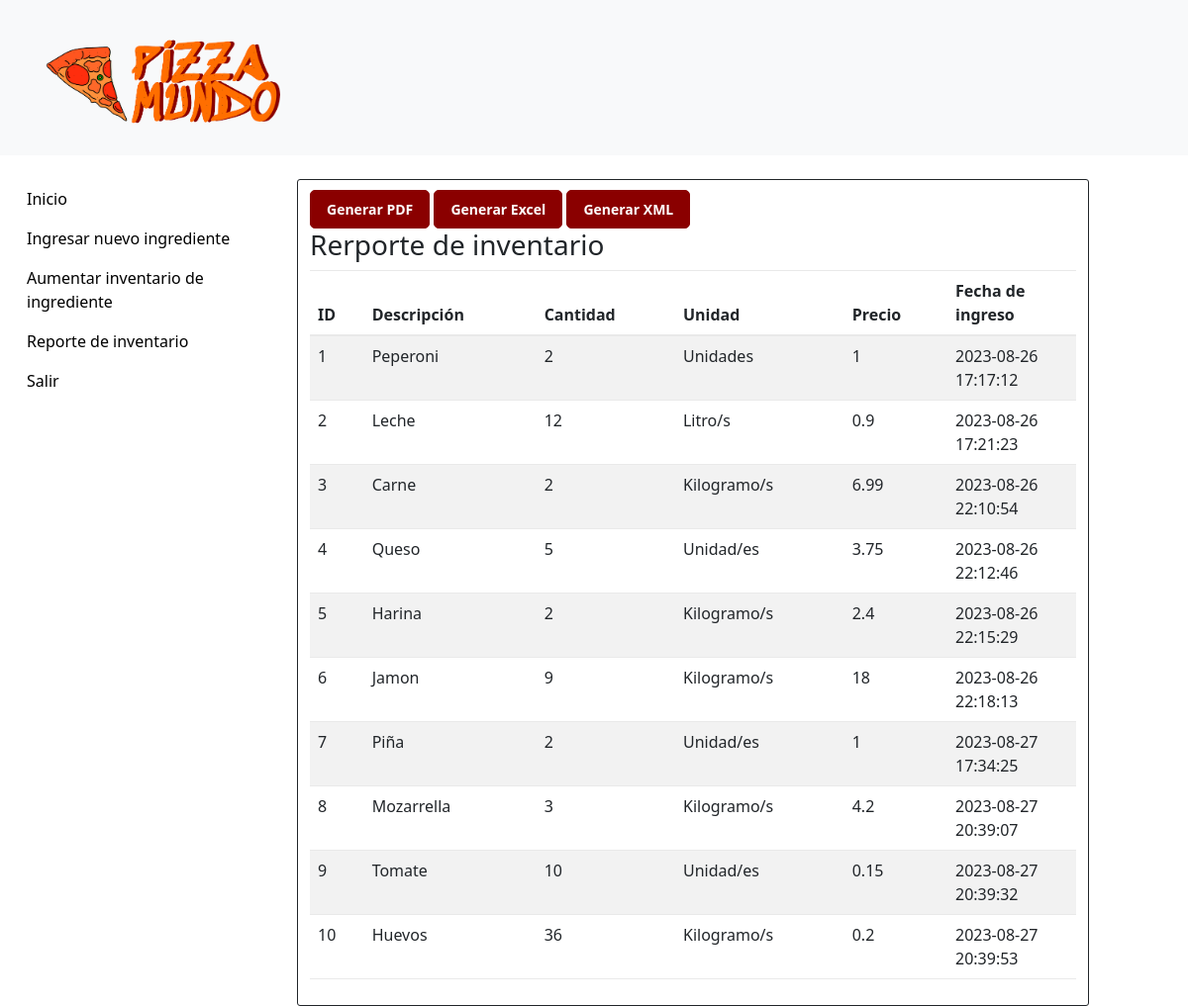
The app's page /html/Bodega/reportes.php (signed in) with its own data.
### tables this page shows
CREATE TABLE `tblingredientes` (
  `ID` int(10) NOT NULL,
  `Descripcion` varchar(200) DEFAULT NULL,
  `Cantidad` int(10) NOT NULL,
  `Unidad` varchar(200) DEFAULT NULL,
  `Precio` float DEFAULT NULL,
  `FechaIngreso` datetime NOT NULL DEFAULT CURRENT_TIMESTAMP,
  `Active` text NOT NULL
);

### html/Bodega/reportes.php (the view, shortened to what this page needs)
<?php
include('../dbconnection.php');
$sql = "SELECT ID, Descripcion, Cantidad, Unidad, Precio, FechaIngreso, Active FROM tblingredientes";
$result = $con->query($sql);
?>
<!doctype html>
<html>
<head>
    <link rel="stylesheet" href="https://stackpath.bootstrapcdn.com/bootstrap/4.5.0/css/bootstrap.min.css">
    <link rel="stylesheet" href="https://maxcdn.bootstrapcdn.com/font-awesome/4.7.0/css/font-awesome.min.css">
    <link rel="stylesheet" href="../../css/estiloIndex.css">
    <link href="../../css/estilo_inicio_administrador.css" rel="stylesheet" type="text/css">
    <link href="https://cdn.jsdelivr.net/npm/bootstrap@5.3.0/dist/css/bootstrap.min.css" rel="stylesheet"
>
</head>
<body>
    <header>
        <nav class="navbar bg-body-tertiary mb-4">
            <div class="container-fluid">
                <a class="navbar-brand" href="inicio_administrador.html">
                    <img src="../../img/logo-icon-both.png" alt="Logo" width="300px" height="130px"
                        class="d-inline-block align-text-top">
                </a>
            </div>
        </nav>
    </header>
    <div class="container-fluid">
        <div class="row">
            <div class="col-sm-12 col-md-12 col-lg-3 col-xl-3 ">
                <nav>
                    <ul class="nav flex-column">
                        <li class="nav-item">
                            <a href="index.php">Inicio</a>
                        </li>
                        <li class="nav-item">
                            <a href="ingreso.php">Ingresar nuevo ingrediente</a>
                        </li>
                        <li class="nav-item">
                            <a href="edit.php">Aumentar inventario de ingrediente</a>
                        </li>
                        <li class="nav-item">
                            <a href="reportes.php">Reporte de inventario</a>
                        </li>
                        <li class="nav-item">
                            <a href="../cerrar_sesion.php">Salir</a>
                        </li>
                    </ul>
                </nav>
            </div>
            <div class="col col-sm-12 col-md-12 col-lg-8 col-xl-8 m-0">
                <a href="ingredientesPDF.php" class="boton perz">Generar PDF</a>
                <a href="ingredientesEXCEL.php" class="boton perz">Generar Excel</a>
                <a href="ingredientesXML.php" class="boton perz">Generar XML</a>
                <h3>Rerporte de inventario</h3>
                <div id="reportesContainer">
                    <table class="table table-striped">
                        <thead>
                            <tr>
                                <th>ID</th>
                                <th>Descripción</th>
                                <th>Cantidad</th>
                                <th>Unidad</th>
                                <th>Precio</th>
                                <th>Fecha de ingreso</th>
                            </tr>
                        </thead>
                        <tbody>
                            <?php
                            if ($result->num_rows > 0) {
                                while ($row = $result->fetch_assoc()) {
                                    echo "<tr>";
                                    echo "<td>" . $row["ID"] . "</td>";
                                    echo "<td>" . $row["Descripcion"] . "</td>";
                                    echo "<td>" . $row["Cantidad"] . "</td>";
                                    echo "<td>" . $row["Unidad"] . "</td>";
                                    echo "<td>" . $row["Precio"] . "</td>";
                                    echo "<td>" . $row["FechaIngreso"] . "</td>";
                                    echo "</tr>";
                                }
                            } else {
                                echo "<tr><td colspan='5'>No se encontraron ingredientes en la base de datos.</td></tr>";
                            }
                            ?>
                        </tbody>
                    </table>
                </div>
            </div>
        </div>
    </div>
</body>
</html>

### css/estiloIndex.css (style rules this page uses)
body { color: #566787; background: #f5f5f5; font-family: 'Roboto', sans-serif; }
table.table tr th, table.table tr td { border-color: #e9e9e9; }
table.table td:last-child { width: 130px; }

### css/estilo_inicio_administrador.css (style rules this page uses)
body { font-family: 'Averia Serif Libre', cursive; margin: 0; background-color: #e94b01; }
ul { list-style-type: none; margin: 0; padding: 0; background-color: white; }
li a { display: block; padding: 8px 15px; color: #000; text-decoration: none; }
table { background-color: white; border-collapse: collapse; border-radius: 5px; padding: 0%; }
td { padding: 8px; }
.col { padding: 10px; border: 1px solid; border-radius: 3px; }
.boton { display: inline-block; padding: 8px 16px; font-size: 14px; font-weight: bold; text-decoration: none; border: 1px solid #ccc; border-radius: 5px; cursor: pointer; text-align: center; white-space: nowrap; }
.perz { color: #fff; background-color: #8a0000; border-color: #8a0000; }

### records on screen
tblingredientes: ID "1", Descripcion "Peperoni", Cantidad "2", Unidad "Unidades", Precio "1", FechaIngreso "2023-08-26 17:17:12"
tblingredientes: ID "2", Descripcion "Leche", Cantidad "12", Unidad "Litro/s", Precio "0.9", FechaIngreso "2023-08-26 17:21:23"
tblingredientes: ID "3", Descripcion "Carne", Cantidad "2", Unidad "Kilogramo/s", Precio "6.99", FechaIngreso "2023-08-26 22:10:54"
tblingredientes: ID "4", Descripcion "Queso", Cantidad "5", Unidad "Unidad/es", Precio "3.75", FechaIngreso "2023-08-26 22:12:46"
tblingredientes: ID "5", Descripcion "Harina", Cantidad "2", Unidad "Kilogramo/s", Precio "2.4", FechaIngreso "2023-08-26 22:15:29"
tblingredientes: ID "6", Descripcion "Jamon", Cantidad "9", Unidad "Kilogramo/s", Precio "18", FechaIngreso "2023-08-26 22:18:13"
tblingredientes: ID "7", Descripcion "Piña", Cantidad "2", Unidad "Unidad/es", Precio "1", FechaIngreso "2023-08-27 17:34:25"
tblingredientes: ID "8", Descripcion "Mozarrella", Cantidad "3", Unidad "Kilogramo/s", Precio "4.2", FechaIngreso "2023-08-27 20:39:07"
tblingredientes: ID "9", Descripcion "Tomate", Cantidad "10", Unidad "Unidad/es", Precio "0.15", FechaIngreso "2023-08-27 20:39:32"
tblingredientes: ID "10", Descripcion "Huevos", Cantidad "36", Unidad "Kilogramo/s", Precio "0.2", FechaIngreso "2023-08-27 20:39:53"
